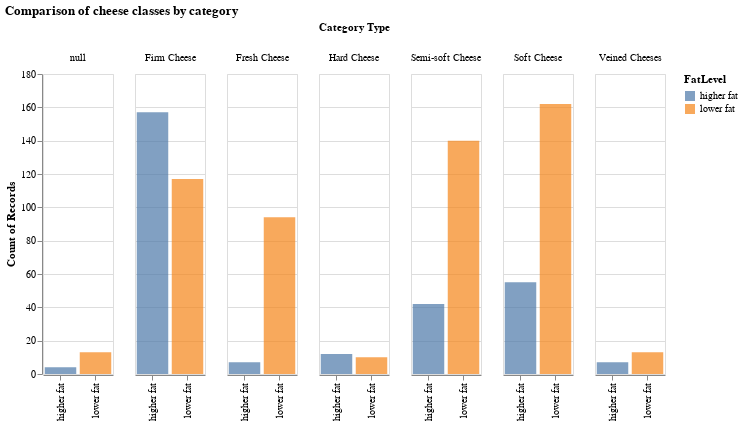

The cell this chart's notebook holds for it:
### Markdown cell above
It is obvious that the columns `MoisturePercent`, `FlavourEn`, `CharacteristicsEn`, `CategoryTypeEn`, `MilkTypeEn`, `MilkTreatmentTypeEn`, and `RindTypeEn` all have null values. We need to do further analysis on these variables to identify which of these features are more useful in making our prediction.  

Among the columns described here, `CheeseId` is an id column with all unique values. Hence it is not useful in creating our model and we can delete it. `Organic` is a binary feature we will keep. It is already encoded and doesnt have any null values. Hence it doesnt need any transformation and can be directly used in our model.

Let's look at some of the other features to see whether there are any interesting trends.

### Code cell
plot1 = alt.Chart(train_df, width=70, height=300).mark_bar(opacity=0.7).encode(
    x=alt.X('FatLevel:N', title=""),
    y=alt.Y('count()'),
    color=alt.Color('FatLevel:N'),
    column=alt.Column('CategoryTypeEn:N', title='Category Type')
).properties(title="Comparison of cheese classes by category")

plot2 = alt.Chart(train_df, width=70, height=300).mark_bar(opacity=0.7).encode(
    x=alt.X('FatLevel:N', title=""),
    y=alt.Y('count()'),
    color=alt.Color('FatLevel:N'),
    column='ManufacturerProvCode:N'
).properties(title="Comparison of cheese classes by province")


plot3 = alt.Chart(train_df, width=70, height=300).mark_bar(opacity=0.7).encode(
    x=alt.X('FatLevel:N', title=""),
    y=alt.Y('count()'),
    color=alt.Color('FatLevel:N'),
    column='MilkTreatmentTypeEn:N'
).properties(title="Comparison of cheese classes by milk treatment type")

plot1

### Figure 1 — Vega-Lite specification as saved in the notebook (floating-point values rounded to 4 significant figures; data arrays with more than 128 entries replaced by an {"elided": "..."} marker saying what was removed)
{"config": {"view": {"continuousWidth": 400, "continuousHeight": 300}}, "data": {"name": "data-172ad5917ba6b140aec6ad4ce12c4b31"}, "mark": {"type": "bar", "opacity": 0.7}, "encoding": {"color": {"type": "nominal", "field": "FatLevel"}, "column": {"type": "nominal", "field": "CategoryTypeEn", "title": "Category Type"}, "x": {"type": "nominal", "field": "FatLevel", "title": ""}, "y": {"type": "quantitative", "aggregate": "count"}}, "height": 300, "title": "Comparison of cheese classes by category", "width": 70, "$schema": "https://vega.github.io/schema/vega-lite/v4.8.1.json", "datasets": {"data-172ad5917ba6b140aec6ad4ce12c4b31": {"elided": "833 records"}}}
